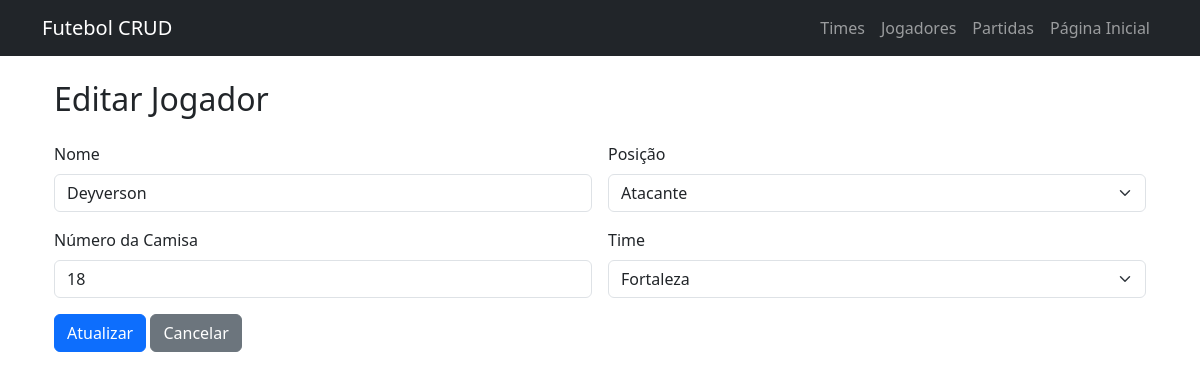
Screenshot of /public/jogadores/update.php?id=220 with the database file from the repository.
### tables this page shows
CREATE TABLE jogadores (
    id INT AUTO_INCREMENT PRIMARY KEY,
    nome VARCHAR(100) NOT NULL,
    posicao VARCHAR(30) NOT NULL,
    numero_camisa INT NOT NULL,
    time_id INT,
    FOREIGN KEY (time_id) REFERENCES times(id)
);

### public/jogadores/update.php (the view, shortened to what this page needs)
<?php
include('../../includes/db.php');
include('../../includes/header.php');
$id = $_GET['id'];
$dados = $conn->query("SELECT * FROM jogadores WHERE id=$id")->fetch_assoc();
?>
<div class="container mt-4">
    <h2 class="mb-4">Editar Jogador</h2>
    <form method="POST" class="row g-3">
        <div class="col-md-6">
            <label for="nome" class="form-label">Nome</label>
            <input type="text" name="nome" id="nome" value="<?= $dados['nome'] ?>" class="form-control" required>
        </div>
        <div class="col-md-6">
            <label for="posicao" class="form-label">Posição</label>
            <select name="posicao" class="form-select">
                <option value="ATA" <?= $dados['posicao']=="ATA"?"selected":"" ?>>Atacante</option>
            </select>
        </div>
        <div class="col-md-6">
            <label for="numero_camisa" class="form-label">Número da Camisa</label>
            <input type="number" name="numero_camisa" value="<?= $dados['numero_camisa'] ?>" min="1" max="99" class="form-control">
        </div>
        <div class="col-md-6">
            <label for="time_id" class="form-label">Time</label>
            <select name="time_id" class="form-select">
                <?php
                $result = $conn->query("SELECT id, nome FROM times");
                while($row = $result->fetch_assoc()) {
                    $selected = $row['id'] == $dados['time_id'] ? "selected" : "";
                    echo "<option value='{$row['id']}' $selected>{$row['nome']}</option>";
                }
                ?>
            </select>
        </div>
        <div class="col-12">
            <button type="submit" name="atualizar" class="btn btn-primary">Atualizar</button>
            <a href="read.php" class="btn btn-secondary">Cancelar</a>
        </div>
    </form>
</div>

### rows the page displays
jogadores: nome "Deyverson", posicao "Atacante", numero_camisa "18"

### other values shown
form field time_id "Fortaleza"
